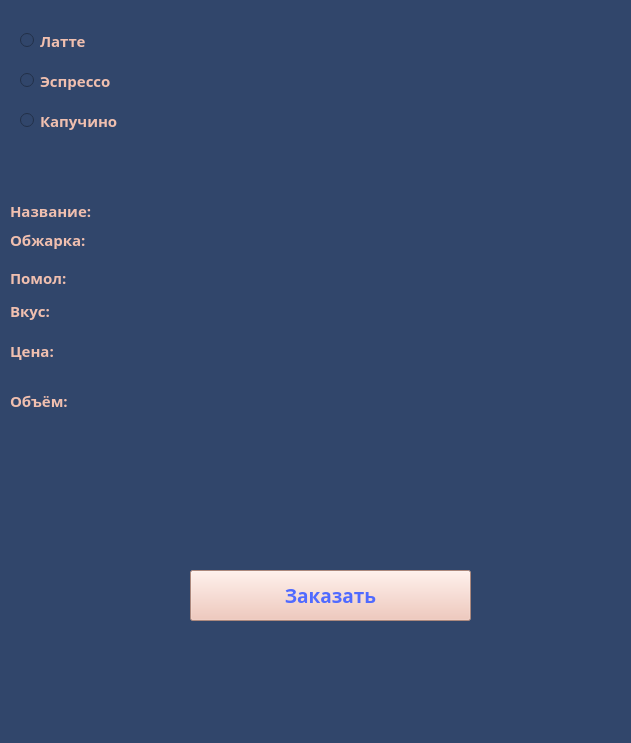
<?xml version="1.0" encoding="UTF-8"?>
<ui version="4.0">
 <class>MainWindow</class>
 <widget class="QMainWindow" name="MainWindow">
  <property name="geometry">
   <rect>
    <x>0</x>
    <y>0</y>
    <width>631</width>
    <height>743</height>
   </rect>
  </property>
  <property name="windowTitle">
   <string>MainWindow</string>
  </property>
  <property name="styleSheet">
   <string notr="true">background-color: rgb(49, 70, 107);</string>
  </property>
  <widget class="QWidget" name="centralwidget">
   <widget class="QPushButton" name="zakaz">
    <property name="geometry">
     <rect>
      <x>190</x>
      <y>570</y>
      <width>281</width>
      <height>51</height>
     </rect>
    </property>
    <property name="font">
     <font>
      <family>Segoe UI Black</family>
      <pointsize>14</pointsize>
      <weight>75</weight>
      <bold>true</bold>
     </font>
    </property>
    <property name="styleSheet">
     <string notr="true">background-color: rgb(240, 191, 175);
color: rgb(80, 106, 255);</string>
    </property>
    <property name="text">
     <string>Заказать</string>
    </property>
   </widget>
   <widget class="QRadioButton" name="radioButton">
    <property name="geometry">
     <rect>
      <x>20</x>
      <y>30</y>
      <width>111</width>
      <height>21</height>
     </rect>
    </property>
    <property name="font">
     <font>
      <family>Segoe UI Black</family>
      <pointsize>11</pointsize>
      <weight>75</weight>
      <bold>true</bold>
     </font>
    </property>
    <property name="styleSheet">
     <string notr="true">color: rgb(240, 191, 175);</string>
    </property>
    <property name="text">
     <string>Латте</string>
    </property>
   </widget>
   <widget class="QRadioButton" name="radioButton_2">
    <property name="geometry">
     <rect>
      <x>20</x>
      <y>70</y>
      <width>101</width>
      <height>21</height>
     </rect>
    </property>
    <property name="font">
     <font>
      <family>Segoe UI Black</family>
      <pointsize>11</pointsize>
      <weight>75</weight>
      <bold>true</bold>
     </font>
    </property>
    <property name="styleSheet">
     <string notr="true">color: rgb(240, 191, 175);</string>
    </property>
    <property name="text">
     <string>Эспрессо</string>
    </property>
   </widget>
   <widget class="QRadioButton" name="radioButton_3">
    <property name="geometry">
     <rect>
      <x>20</x>
      <y>110</y>
      <width>101</width>
      <height>21</height>
     </rect>
    </property>
    <property name="font">
     <font>
      <family>Segoe UI Black</family>
      <pointsize>11</pointsize>
      <weight>75</weight>
      <bold>true</bold>
     </font>
    </property>
    <property name="styleSheet">
     <string notr="true">color: rgb(240, 191, 175);</string>
    </property>
    <property name="text">
     <string>Капучино</string>
    </property>
   </widget>
   <widget class="QLabel" name="name">
    <property name="geometry">
     <rect>
      <x>110</x>
      <y>200</y>
      <width>501</width>
      <height>20</height>
     </rect>
    </property>
    <property name="font">
     <font>
      <family>Segoe UI Black</family>
      <pointsize>10</pointsize>
      <weight>75</weight>
      <bold>true</bold>
     </font>
    </property>
    <property name="styleSheet">
     <string notr="true">color: rgb(240, 191, 175);</string>
    </property>
    <property name="text">
     <string/>
    </property>
   </widget>
   <widget class="QLabel" name="hot">
    <property name="geometry">
     <rect>
      <x>100</x>
      <y>230</y>
      <width>511</width>
      <height>21</height>
     </rect>
    </property>
    <property name="font">
     <font>
      <family>Segoe UI Black</family>
      <pointsize>10</pointsize>
      <weight>75</weight>
      <bold>true</bold>
     </font>
    </property>
    <property name="styleSheet">
     <string notr="true">color: rgb(240, 191, 175);</string>
    </property>
    <property name="text">
     <string/>
    </property>
   </widget>
   <widget class="QLabel" name="moloty">
    <property name="geometry">
     <rect>
      <x>90</x>
      <y>270</y>
      <width>521</width>
      <height>20</height>
     </rect>
    </property>
    <property name="font">
     <font>
      <family>Segoe UI Black</family>
      <pointsize>10</pointsize>
      <weight>75</weight>
      <bold>true</bold>
     </font>
    </property>
    <property name="styleSheet">
     <string notr="true">color: rgb(240, 191, 175);</string>
    </property>
    <property name="text">
     <string/>
    </property>
   </widget>
   <widget class="QLabel" name="vkus">
    <property name="geometry">
     <rect>
      <x>90</x>
      <y>300</y>
      <width>521</width>
      <height>21</height>
     </rect>
    </property>
    <property name="font">
     <font>
      <family>Segoe UI Black</family>
      <pointsize>10</pointsize>
      <weight>75</weight>
      <bold>true</bold>
     </font>
    </property>
    <property name="styleSheet">
     <string notr="true">color: rgb(240, 191, 175);</string>
    </property>
    <property name="text">
     <string/>
    </property>
   </widget>
   <widget class="QLabel" name="cost">
    <property name="geometry">
     <rect>
      <x>90</x>
      <y>340</y>
      <width>521</width>
      <height>21</height>
     </rect>
    </property>
    <property name="font">
     <font>
      <family>Segoe UI Black</family>
      <pointsize>10</pointsize>
      <weight>75</weight>
      <bold>true</bold>
     </font>
    </property>
    <property name="styleSheet">
     <string notr="true">color: rgb(240, 191, 175);</string>
    </property>
    <property name="text">
     <string/>
    </property>
   </widget>
   <widget class="QLabel" name="obyom">
    <property name="geometry">
     <rect>
      <x>90</x>
      <y>380</y>
      <width>521</width>
      <height>31</height>
     </rect>
    </property>
    <property name="font">
     <font>
      <family>Segoe UI Black</family>
      <pointsize>10</pointsize>
      <weight>75</weight>
      <bold>true</bold>
     </font>
    </property>
    <property name="styleSheet">
     <string notr="true">color: rgb(240, 191, 175);</string>
    </property>
    <property name="text">
     <string/>
    </property>
   </widget>
   <widget class="QLabel" name="label">
    <property name="geometry">
     <rect>
      <x>10</x>
      <y>200</y>
      <width>91</width>
      <height>21</height>
     </rect>
    </property>
    <property name="font">
     <font>
      <family>Segoe UI Black</family>
      <pointsize>11</pointsize>
      <weight>75</weight>
      <bold>true</bold>
     </font>
    </property>
    <property name="styleSheet">
     <string notr="true">color: rgb(240, 191, 175);</string>
    </property>
    <property name="text">
     <string>Название:</string>
    </property>
   </widget>
   <widget class="QLabel" name="label_2">
    <property name="geometry">
     <rect>
      <x>10</x>
      <y>230</y>
      <width>81</width>
      <height>20</height>
     </rect>
    </property>
    <property name="font">
     <font>
      <family>Segoe UI Black</family>
      <pointsize>11</pointsize>
      <weight>75</weight>
      <bold>true</bold>
     </font>
    </property>
    <property name="styleSheet">
     <string notr="true">color: rgb(240, 191, 175);</string>
    </property>
    <property name="text">
     <string>Обжарка:</string>
    </property>
   </widget>
   <widget class="QLabel" name="label_3">
    <property name="geometry">
     <rect>
      <x>10</x>
      <y>270</y>
      <width>61</width>
      <height>16</height>
     </rect>
    </property>
    <property name="font">
     <font>
      <family>Segoe UI Black</family>
      <pointsize>11</pointsize>
      <weight>75</weight>
      <bold>true</bold>
     </font>
    </property>
    <property name="styleSheet">
     <string notr="true">color: rgb(240, 191, 175);</string>
    </property>
    <property name="text">
     <string>Помол:</string>
    </property>
   </widget>
   <widget class="QLabel" name="label_4">
    <property name="geometry">
     <rect>
      <x>10</x>
      <y>300</y>
      <width>61</width>
      <height>21</height>
     </rect>
    </property>
    <property name="font">
     <font>
      <family>Segoe UI Black</family>
      <pointsize>11</pointsize>
      <weight>75</weight>
      <bold>true</bold>
     </font>
    </property>
    <property name="styleSheet">
     <string notr="true">color: rgb(240, 191, 175);</string>
    </property>
    <property name="text">
     <string>Вкус:</string>
    </property>
   </widget>
   <widget class="QLabel" name="label_5">
    <property name="geometry">
     <rect>
      <x>10</x>
      <y>340</y>
      <width>61</width>
      <height>21</height>
     </rect>
    </property>
    <property name="font">
     <font>
      <family>Segoe UI Black</family>
      <pointsize>11</pointsize>
      <weight>75</weight>
      <bold>true</bold>
     </font>
    </property>
    <property name="styleSheet">
     <string notr="true">color: rgb(240, 191, 175);</string>
    </property>
    <property name="text">
     <string>Цена:</string>
    </property>
   </widget>
   <widget class="QLabel" name="label_6">
    <property name="geometry">
     <rect>
      <x>10</x>
      <y>390</y>
      <width>61</width>
      <height>21</height>
     </rect>
    </property>
    <property name="font">
     <font>
      <family>Segoe UI Black</family>
      <pointsize>11</pointsize>
      <weight>75</weight>
      <bold>true</bold>
     </font>
    </property>
    <property name="styleSheet">
     <string notr="true">color: rgb(240, 191, 175);</string>
    </property>
    <property name="text">
     <string>Объём:</string>
    </property>
   </widget>
  </widget>
  <widget class="QMenuBar" name="menubar">
   <property name="geometry">
    <rect>
     <x>0</x>
     <y>0</y>
     <width>631</width>
     <height>21</height>
    </rect>
   </property>
  </widget>
  <widget class="QStatusBar" name="statusbar"/>
 </widget>
 <resources/>
 <connections/>
</ui>
